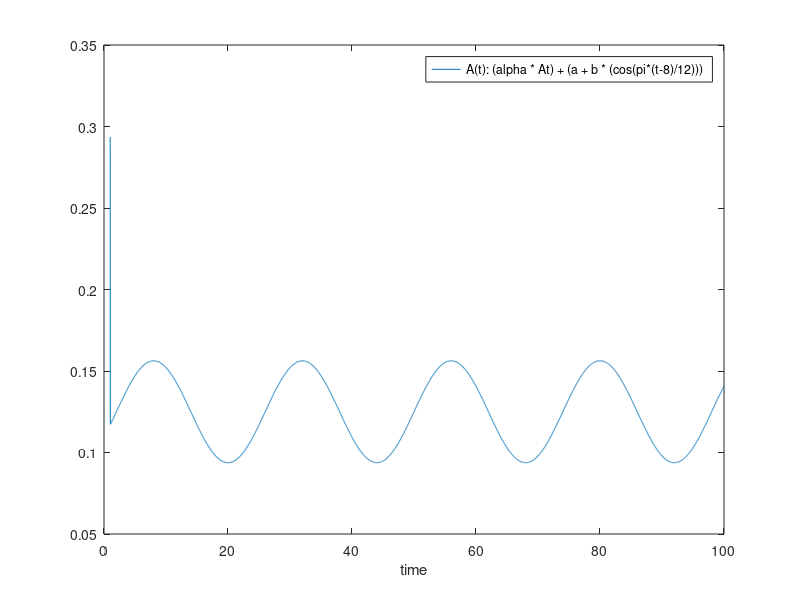

Recreate this plot in MATLAB.
% Simulation parameters
tStep  = 0.01;
tMax   = 100;
tSart  = 1;
% simulation arguments
alpha  = 0.2;
a      = 0.1;
b      = 0.025;
At     = 1;
% result matrizes 
res    = [];
tSteps = [];
    
% loop variables
j  = 1;
for t=tSart:tStep:tMax
    % discrete calculation of A(n+1)
    At = (alpha * At) + (a + (b * (cos(pi*(t-8)/12))));
    
    res(j)    = At; 
    tSteps(j) = t;
    j         = j + 1;
end

% plot results
figure;
plot(tSteps, res);
xlabel('time')
legend('A(t): (alpha * At) + (a + b * (cos(pi*(t-8)/12)))');